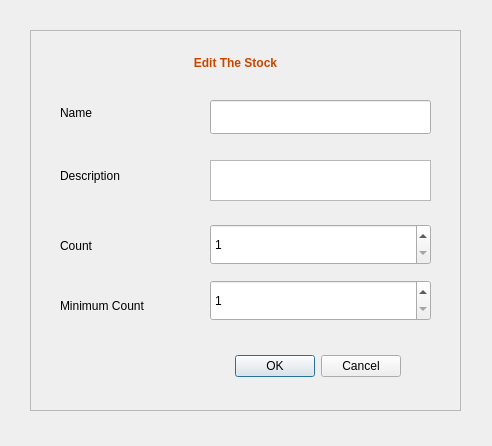
<?xml version="1.0" encoding="UTF-8"?>
<ui version="4.0">
 <class>Dialog</class>
 <widget class="QDialog" name="Dialog">
  <property name="geometry">
   <rect>
    <x>0</x>
    <y>0</y>
    <width>492</width>
    <height>446</height>
   </rect>
  </property>
  <property name="windowTitle">
   <string>Dialog</string>
  </property>
  <widget class="QFrame" name="frame">
   <property name="geometry">
    <rect>
     <x>30</x>
     <y>30</y>
     <width>431</width>
     <height>381</height>
    </rect>
   </property>
   <property name="frameShape">
    <enum>QFrame::StyledPanel</enum>
   </property>
   <property name="frameShadow">
    <enum>QFrame::Raised</enum>
   </property>
   <widget class="QLabel" name="DescLabel">
    <property name="geometry">
     <rect>
      <x>30</x>
      <y>130</y>
      <width>161</width>
      <height>31</height>
     </rect>
    </property>
    <property name="text">
     <string>Description</string>
    </property>
   </widget>
   <widget class="QLabel" name="HeadingLabel">
    <property name="geometry">
     <rect>
      <x>90</x>
      <y>20</y>
      <width>231</width>
      <height>26</height>
     </rect>
    </property>
    <property name="text">
     <string>&lt;html&gt;&lt;head/&gt;&lt;body&gt;&lt;p align=&quot;center&quot;&gt;&lt;span style=&quot; font-weight:600; color:#c64600;&quot;&gt;Edit The Stock&lt;/span&gt;&lt;/p&gt;&lt;/body&gt;&lt;/html&gt;</string>
    </property>
   </widget>
   <widget class="QLabel" name="NameLabel">
    <property name="geometry">
     <rect>
      <x>30</x>
      <y>70</y>
      <width>141</width>
      <height>26</height>
     </rect>
    </property>
    <property name="text">
     <string>Name</string>
    </property>
   </widget>
   <widget class="QTextEdit" name="DescText">
    <property name="geometry">
     <rect>
      <x>180</x>
      <y>130</y>
      <width>221</width>
      <height>41</height>
     </rect>
    </property>
   </widget>
   <widget class="QLineEdit" name="NameText">
    <property name="geometry">
     <rect>
      <x>180</x>
      <y>70</y>
      <width>221</width>
      <height>34</height>
     </rect>
    </property>
   </widget>
   <widget class="QDialogButtonBox" name="buttonBox">
    <property name="geometry">
     <rect>
      <x>30</x>
      <y>320</y>
      <width>341</width>
      <height>32</height>
     </rect>
    </property>
    <property name="orientation">
     <enum>Qt::Horizontal</enum>
    </property>
    <property name="standardButtons">
     <set>QDialogButtonBox::Cancel|QDialogButtonBox::Ok</set>
    </property>
   </widget>
   <widget class="QLabel" name="DescLabel_2">
    <property name="geometry">
     <rect>
      <x>30</x>
      <y>200</y>
      <width>111</width>
      <height>31</height>
     </rect>
    </property>
    <property name="text">
     <string>Count</string>
    </property>
   </widget>
   <widget class="QLabel" name="DescLabel_3">
    <property name="geometry">
     <rect>
      <x>30</x>
      <y>260</y>
      <width>141</width>
      <height>31</height>
     </rect>
    </property>
    <property name="text">
     <string>Minimum Count</string>
    </property>
   </widget>
   <widget class="QSpinBox" name="CountBox">
    <property name="geometry">
     <rect>
      <x>180</x>
      <y>194</y>
      <width>221</width>
      <height>41</height>
     </rect>
    </property>
    <property name="minimum">
     <number>1</number>
    </property>
    <property name="maximum">
     <number>10000</number>
    </property>
   </widget>
   <widget class="QSpinBox" name="MiniCountBox">
    <property name="geometry">
     <rect>
      <x>180</x>
      <y>250</y>
      <width>221</width>
      <height>41</height>
     </rect>
    </property>
    <property name="minimum">
     <number>1</number>
    </property>
    <property name="maximum">
     <number>10000</number>
    </property>
   </widget>
  </widget>
 </widget>
 <resources/>
 <connections>
  <connection>
   <sender>buttonBox</sender>
   <signal>accepted()</signal>
   <receiver>Dialog</receiver>
   <slot>accept()</slot>
   <hints>
    <hint type="sourcelabel">
     <x>248</x>
     <y>254</y>
    </hint>
    <hint type="destinationlabel">
     <x>157</x>
     <y>274</y>
    </hint>
   </hints>
  </connection>
  <connection>
   <sender>buttonBox</sender>
   <signal>rejected()</signal>
   <receiver>Dialog</receiver>
   <slot>reject()</slot>
   <hints>
    <hint type="sourcelabel">
     <x>316</x>
     <y>260</y>
    </hint>
    <hint type="destinationlabel">
     <x>286</x>
     <y>274</y>
    </hint>
   </hints>
  </connection>
 </connections>
</ui>
